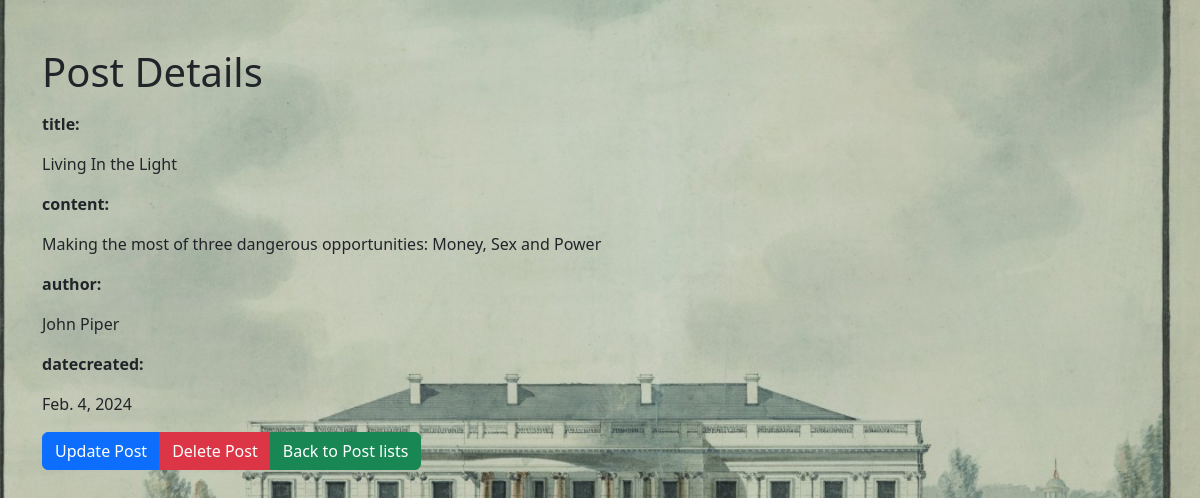
The page /detail/2/ on the database its author committed.
### blog/models.py (models this page shows, shortened)
class Post(models.Model):
    title = models.CharField(max_length=200)
    content = models.TextField()
    author = models.CharField(max_length=100)
    date_created = models.DateField()

### blog/views.py (the view)
# urls.py: path('detail/<int:id>/',post_detail, name ='detail'),
def post_detail(request, id):
    post = get_object_or_404(Post, id=id)
    return render(request, 'blog/post_detail.html', {'post': post})

### blog/templates/blog/post_detail.html (shortened to what this page needs)
<!DOCTYPE html>
<html lang="en">
<head>
    {% load static %}
    <link rel="stylesheet" href="https://cdnjs.cloudflare.com/ajax/libs/bootstrap/5.3.3/css/bootstrap.min.css" />
</head>
<body>
    <div class="container mt-5">
        <h1>Post Details</h1>
        <div>
            <p><p class="fw-bold">title:</p>{{post.title}}</p>
            <p><p class="fw-bold">content:</p>{{post.content}}</p>
            <p><p class="fw-bold">author:</p>{{post.author}}</p>
            <p><p class="fw-bold">datecreated:</p>{{post.date_created}}</p>
        </div>
        <div class="btn-group">
            <a href="{% url 'update' post.id %}" class="btn btn-primary">Update Post</a>
            <a href="{% url 'delete' post.id %}" class="btn btn-danger">Delete Post</a>
            <a href="{% url 'list' %}" class="btn btn-success">Back to Post lists</a>
        </div>
    </div>
</body>
</html>

### rows shown on the page
Post: title "Living In the Light", content "Making the most of three dangerous opportunities: Money, Sex and Power", author "John Piper", date_created "Feb. 4, 2024"
